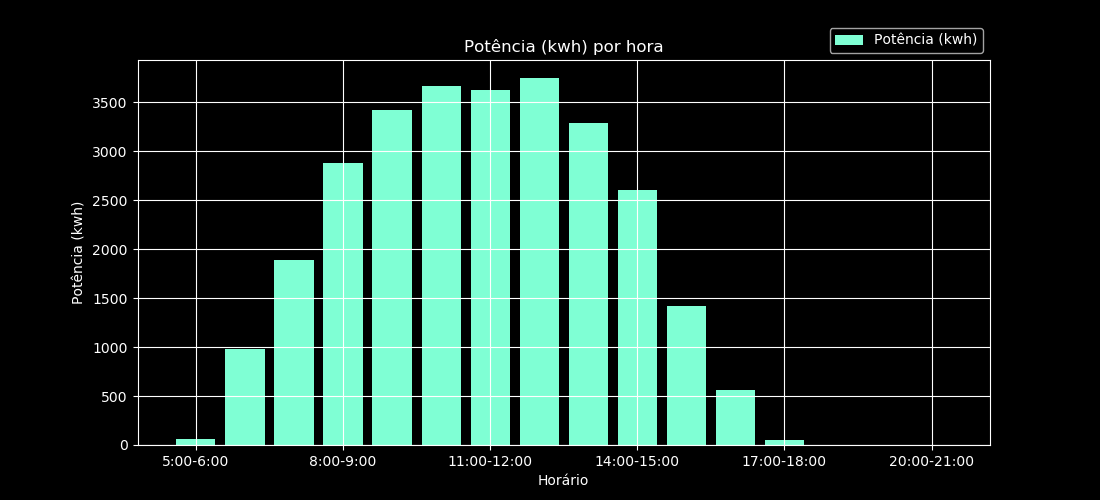

This figure's Python source:
import matplotlib.pyplot as plt
from itertools import chain
import json
import urllib.request as req


def BancoDeDados():
   url = "http://albertocn.sytes.net/2019-2/pi/projeto/geracao_energia.json"
   requisicao = req.Request(url, headers={'User-Agent': 'Mozilla/5.0'})
   try:
     dados = req.urlopen(requisicao).read().decode()
     dados_proc = json.loads(dados)
   except:
     print('deu erro :(')
   return(dados_proc) #[x:x] para escolher o dia 


#A função a seguir faz uma lista de listas com as potencias de uma hora
# Pegando os intervalos(das potências) de uma hora ()
def IntervalosHora():
   dados = BancoDeDados()
   for dicionarios in dados:
       potencias = dicionarios["potencia"]
   quantidade_listas = 16
   intervalos_separados = []
   tamanho = len(potencias) ## potencias não ta definido
   for contador in range(quantidade_listas):
       inicio = int(contador*tamanho/quantidade_listas)
       fim = int((contador+1)*tamanho/quantidade_listas)
       intervalos_separados.append(potencias[inicio:fim])
   return(intervalos_separados)


## Tirando os -1
def IntervalosSemMenosUm():
   intervalos_separados = IntervalosHora()
   for potencia_lista in intervalos_separados:
     for potencia in potencia_lista:
       if potencia == -1:
          potencia_lista.append(1)
   return(intervalos_separados)

# Fazendo a media das potencias
##A função a seguir faz a medias das potencias nos intervalos
def MediaPotencias():
   intervalos_separados = IntervalosSemMenosUm()
   potencias_media = list()
   for potencia_lista in intervalos_separados:
     media = sum(potencia_lista)/12
     potencias_media.append(media)
   return(potencias_media)

## Pegando as horas
def Horas():
   horas = ['5:00-6:00', '6:00-7:00',
            '7:00-8:00', '8:00-9:00',
            '9:00-10:00', '10:00-11:00',
            '11:00-12:00', '12:00-13:00',
            '13:00-14:00', '14:00-15:00',
            '15:00-16:00', '16:00-17:00',
            '17:00-18:00', '18:00-19:00',
            '19:00-20:00', '20:00-21:00']
   return(horas)

def FiltrarEntrada():
   potencias = MediaPotencias()
   horas = Horas()
   return(horas,potencias)

def GerarGrafico(x, y):
   plt.bar(x, y,label = 'Potência (kwh)',color='#7FFFD4')
   plt.title('Potência (kwh) por hora')
   plt.legend(bbox_to_anchor=(1, 1), loc=4) ##Legenda
   plt.xlabel('Horário')
   plt.ylabel('Potência (kwh)')
   plt.savefig('barras.png')
   plt.close()

def ApresentarGraficoDeBarras():
   plt.rcParams['figure.figsize'] = (11, 5) ##tamanho grafico
   plt.style.use('dark_background') ## tema do fundo
   plt.grid(True) ##tracejado
   plt.xticks([0,3,6,9,
               12,15]) #Intervalos eixo x 
   tuplaDados = FiltrarEntrada()
   GerarGrafico(tuplaDados[0], tuplaDados[1])
